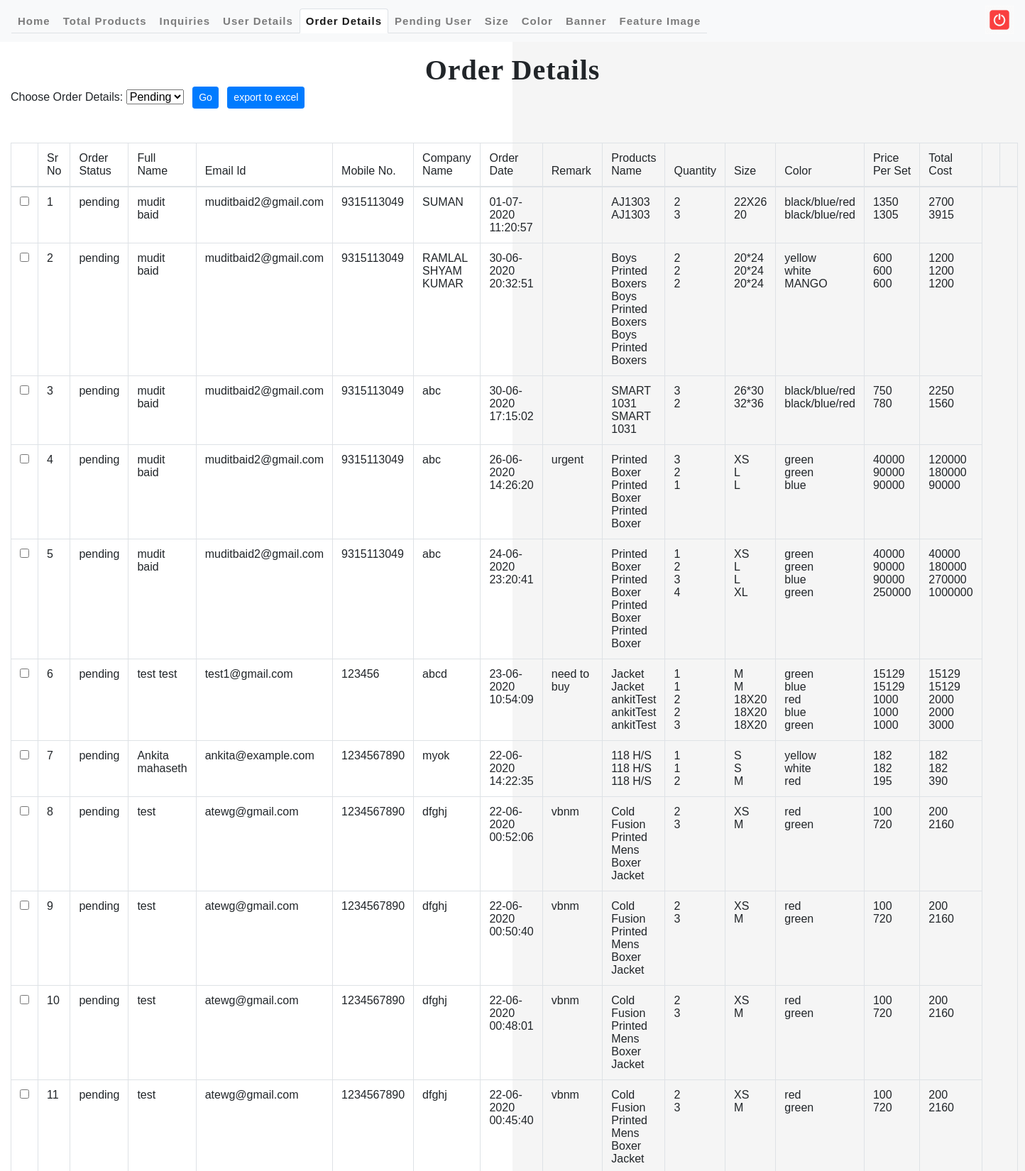
The page /admin/order_details.php (signed in, upper part) on the database its author committed.
### tables this page shows
CREATE TABLE `user_notloggedin` (
  `id` int(11) NOT NULL,
  `c_name` varchar(255) NOT NULL,
  `c_email` varchar(255) NOT NULL,
  `c_phone` varchar(11) NOT NULL,
  `c_company` varchar(255) NOT NULL,
  `order_date` varchar(255) NOT NULL,
  `remark` longtext NOT NULL,
  `status` varchar(255) DEFAULT 'pending',
  `products` longtext NOT NULL
);

### admin/order_details.php (the view, shortened to what this page needs)
<?php
include ("includes/header.php");
if (isset($_SESSION["admin_detail"])) {
    $selectedOption = 'pending';
    ?>
<body>
	<div id="mynav">
		<nav class="navbar navbar-expand-lg navbar-light bg-light">
			<div class="collapse navbar-collapse" id="navbarSupportedContent">
				<ul class="navbar-nav mr-auto nav-tabs ">
					<li class="nav-item "><a class="nav-link" href="main.php">Home
					</a></li>
					<li class="nav-item"><a class="nav-link"
						href="product/total_products.php">Total Products</a></li>
					<li class="nav-item"><a class="nav-link" href="contact_details.php">Inquiries</a>
					</li>
					<li class="nav-item"><a class="nav-link" href="user_details.php">User
							Details</a></li>
					<li class="nav-item"><a class="nav-link active"
						href="order_details.php">Order Details</a></li>
					<li class="nav-item"><a class="nav-link" href="pending_user.php">Pending
							User</a></li>
					<li class="nav-item"><a class="nav-link" href="size/size.php">Size</a></li>
					<li class="nav-item"><a class="nav-link" href="color/color.php">Color</a></li>
					<li class="nav-item"><a class="nav-link" href="banner/banner.php">Banner</a></li>
					<li class="nav-item"><a class="nav-link" href="feature/feature.php">Feature
							Image</a></li>
				</ul>
				<a href="logout.php" title="Logout"> <img
					src="assets/images/logout.png" alt="" style="width: 40px"
					class="img-responsive">
				</a>
			</div>
		</nav>
	</div>
	<div id="welcome_page">
		<div class="container-fluid">
			<div class="row my-3">
				<div class="col-md-12">
					<div class="welcome_header text-center">
						<h1>Order Details</h1>
					</div>
				</div>
				<div>
					<form action="" method="POST">
						<label for="orders">Choose Order Details: </label> <select
							name="orders" id="orders">
							<option value="pending"
							<?php if($selectedOption == "pending") echo "selected"; ?>>Pending</option>
						</select>
						<button name="go" type="submit" class="btn btn-primary btn-sm ml-2">Go</button>
						<button type="button" class="btn btn-primary btn-sm ml-2" onClick="exportData()">export to excel</button>
					</form>
				</div>
			</div>
			<div class="my-5">
				<form name="frmUser" method="post" action="">
					<table class="table table-hover table-bordered" id="export">
						<thead>
							<tr>
								<th></th>
								<th scope="col">Sr No</th>
								<th scope="col">Order Status</th>
								<th scope="col">Full Name</th>
								<th scope="col">Email Id</th>
								<th scope="col">Mobile No.</th>
								<th scope="col">Company Name</th>
								<th scope="col">Order Date</th>
								<th scope="col">Remark</th>
								<th scope="col">Products Name</th>
								<th scope="col">Quantity</th>
								<th scope="col">Size</th>
								<th scope="col">Color</th>
								<th scope="col">Price Per Set</th>
								<th scope="col">Total Cost</th>
								<th></th>
								<th>
							</tr>
						</thead>
						<tbody>
    <?php
    $sql = "SELECT * FROM user_notloggedin ";
    if ($selectedOption != "" && $selectedOption != "all") {
        $sql = $sql . "WHERE status = '$selectedOption'";
    }
    $sql = $sql . " ORDER BY id DESC";
    $query = mysqli_query($con, $sql);
    $i = 1;
    $j = 0;
    while ($row = mysqli_fetch_array($query)) {
        $id = $row['id'];
        $name = $row['c_name'];
        $email = $row['c_email'];
        $phone = $row['c_phone'];
        $company = $row['c_company'];
        $order_date = $row['order_date'];
        $remark = $row['remark'];
        $status = $row['status'];
        $products = $row['products'];
        ?>
        <tr>
			<td><input type="checkbox" name="orders[]" value="<?php echo $id; ?>"></td>
			<th scope="row"><?php echo $i; ?></th>
			<td><?php echo $status ?></td>
			<td width="10%"> <?php echo $name ; ?></td>
			<td width="10%"><?php echo $email; ?></td>
			<td><?php echo $phone ?></td>
			<td><?php echo $company;  ?></td>
			<td><?php echo $order_date; ?></td>
			<td><?php echo $remark ?></td>
			<?php
		$a = json_decode($products, TRUE);
		echo "<td style='width:100%'>";
        foreach ($a as $key => $values) {
			$arr = array_keys($values);
			echo $values[$arr[1]]."</br>";
		}
		echo " </td>";
		echo "<td>";
        foreach ($a as $key => $values) {
			$arr = array_keys($values);
			echo $values[$arr[4]]."</br>";
		}
		echo " </td>";
		echo "<td>";
        foreach ($a as $key => $values) {
			$arr = array_keys($values);
			echo $values[$arr[2]]."</br>";
		}
		echo " </td>";
		echo "<td>";
        foreach ($a as $key => $values) {
			$arr = array_keys($values);
			echo $values[$arr[3]]."</br>";
		}
		echo " </td>";
        echo "<td>";
        foreach ($a as $key => $values) {
			$arr = array_keys($values);
			echo intval($values[$arr[10]])."</br>";
		}
		echo " </td>";
        echo "<td>";
        foreach ($a as $key => $values) {
			$arr = array_keys($values);
			echo intval($values[$arr[10]])*intval($values[$arr[4]])."</br>";
		}
		echo " </td>";
        ?>
					</tr>
    <?php $i++; $j++; } ?>
						</tbody>
					</table>
				</form>
			</div>
		</div>
	</div>
<?php
}
?>

### admin/assets/css/style.css (style rules this page uses)
html,body,div,span,applet,object,iframe,h1,h2,h3,h4,h5,h6,p,blockquote,pre,a,abbr,acronym,address,big,cite,code,del,dfn,em,img,ins,kbd,q,s,samp,small,strike,strong,sub,sup,tt,var,b,u,i,dl,dt,dd,ol,nav ul,nav li,fieldset,form,label,legend,table,caption,tbody,tfoot,thead,tr,th,td,article,aside,canvas,details,embed,figure,figcaption,footer,header,hgroup,menu,nav,output,ruby,section,summary,time,mark,audio,video { margin:0;padding:0;border:0;font-size:100%;font:inherit;vertical-align:baseline; }
article, aside, details, figcaption, figure,footer, header, hgroup, menu, nav, section { display: block; }
ol,ul { list-style:none;margin:0px;padding:0px; }
table { border-collapse:collapse;border-spacing:0; }
a { text-decoration:none; }
img { max-width:100%; }
body { padding: 0; margin: 0; background: #fff; min-height: 100vh; background: linear-gradient(to left, #f5f5f5 50%, #fff 50%); font-family: sans-serif; }
body a { transition: 0.5s all; -webkit-transition: 0.5s all; -moz-transition: 0.5s all; -o-transition: 0.5s all; -ms-transition: 0.5s all; text-decoration: none; letter-spacing:1px; font-size:15px; font-weight:600; }
h1, h2, h3, h4, h5, h6 { margin: 0; padding: 0; font-family: 'Raleway', sans-serif; font-weight:600; letter-spacing:1px; }
.row { margin:0px; padding:0px; }
ul { margin: 0; padding: 0; }
label { margin: 0; }
img { width:100%; }
.navbar { width: 100%!important; }
.welcome_header h1 { font-size: 40px; font-family: cursive!important; }

### rows shown on the page
user_notloggedin: status "pending", c_name "mudit baid", c_email "muditbaid2@gmail.com", c_phone "9315113049", c_company "SUMAN", order_date "01-07-2020 11:20:57", arr "AJ1303", arr "2", arr "3", arr "22X26", arr "20", arr "black/blue/red", arr "1350", arr "1305", arr "2700", arr "3915"
user_notloggedin: status "pending", c_name "mudit baid", c_email "muditbaid2@gmail.com", c_phone "9315113049", c_company "RAMLAL SHYAM KUMAR", order_date "30-06-2020 20:32:51", arr "Boys Printed Boxers", arr "2", arr "20*24", arr "yellow", arr "white", arr "MANGO", arr "600", arr "1200"
user_notloggedin: status "pending", c_name "mudit baid", c_email "muditbaid2@gmail.com", c_phone "9315113049", c_company "abc", order_date "30-06-2020 17:15:02", arr "SMART 1031", arr "3", arr "2", arr "26*30", arr "32*36", arr "black/blue/red", arr "750", arr "780", arr "2250", arr "1560"
user_notloggedin: status "pending", c_name "mudit baid", c_email "muditbaid2@gmail.com", c_phone "9315113049", c_company "abc", order_date "26-06-2020 14:26:20", remark "urgent", arr "Printed Boxer", arr "3", arr "2", arr "1", arr "XS", arr "L", arr "green", arr "blue", arr "40000", arr "90000", arr "120000", arr "180000"
user_notloggedin: status "pending", c_name "mudit baid", c_email "muditbaid2@gmail.com", c_phone "9315113049", c_company "abc", order_date "24-06-2020 23:20:41", arr "Printed Boxer", arr "1", arr "2", arr "3", arr "4", arr "XS", arr "L", arr "XL", arr "green", arr "blue", arr "40000", arr "90000", arr "250000", arr "180000", arr "270000", arr "1000000"
user_notloggedin: status "pending", c_name "test test", c_email "test1@gmail.com", c_phone "123456", c_company "abcd", order_date "23-06-2020 10:54:09", remark "need to buy", arr "Jacket", arr "ankitTest", arr "1", arr "2", arr "3", arr "M", arr "18X20", arr "green", arr "blue", arr "red", arr "15129", arr "1000", arr "2000", arr "3000"
user_notloggedin: status "pending", c_name "Ankita mahaseth", c_email "ankita@example.com", c_phone "1234567890", c_company "myok", order_date "22-06-2020 14:22:35", arr "118 H/S", arr "1", arr "2", arr "S", arr "M", arr "yellow", arr "white", arr "red", arr "182", arr "195", arr "390"
user_notloggedin: status "pending", c_name "test", c_email "atewg@gmail.com", c_phone "1234567890", c_company "dfghj", order_date "22-06-2020 00:52:06", remark "vbnm", arr "Cold Fusion Printed Mens Boxer", arr "Jacket", arr "2", arr "3", arr "XS", arr "M", arr "red", arr "green", arr "100", arr "720", arr "200", arr "2160"
user_notloggedin: status "pending", c_name "test", c_email "atewg@gmail.com", c_phone "1234567890", c_company "dfghj", order_date "22-06-2020 00:50:40", remark "vbnm", arr "Cold Fusion Printed Mens Boxer", arr "Jacket", arr "2", arr "3", arr "XS", arr "M", arr "red", arr "green", arr "100", arr "720", arr "200", arr "2160"
user_notloggedin: status "pending", c_name "test", c_email "atewg@gmail.com", c_phone "1234567890", c_company "dfghj", order_date "22-06-2020 00:48:01", remark "vbnm", arr "Cold Fusion Printed Mens Boxer", arr "Jacket", arr "2", arr "3", arr "XS", arr "M", arr "red", arr "green", arr "100", arr "720", arr "200", arr "2160"
user_notloggedin: status "pending", c_name "test", c_email "atewg@gmail.com", c_phone "1234567890", c_company "dfghj", order_date "22-06-2020 00:45:40", remark "vbnm", arr "Cold Fusion Printed Mens Boxer", arr "Jacket", arr "2", arr "3", arr "XS", arr "M", arr "red", arr "green", arr "100", arr "720", arr "200", arr "2160"
